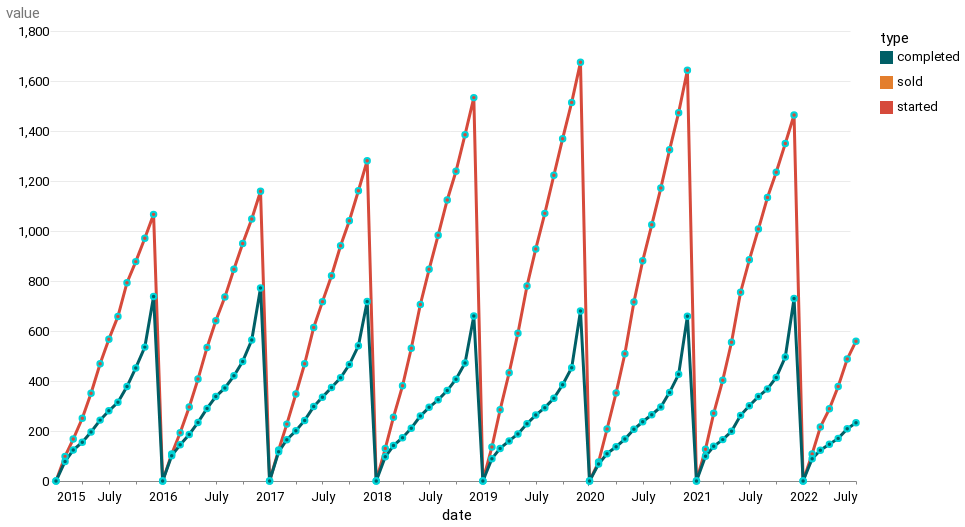

The notebook cell this image was saved under:
### Code cell
alt.Chart(df_long).mark_line(point=True).encode(
    x=alt.X("date"), y=alt.Y("value"), color="type"
)

### Figure 1 — Vega-Lite specification as saved in the notebook (floating-point values rounded to 4 significant figures; data arrays with more than 128 entries replaced by an {"elided": "..."} marker saying what was removed)
{"config": {"view": {"width": 800, "height": 450, "strokeOpacity": 0}, "background": "#ffffff", "title": {"anchor": "start", "font": "Summit Sans", "fontColor": "palette[\"black\"]", "fontSize": 18, "fontWeight": "normal"}, "arc": {"fill": "#00d4d8"}, "area": {"fill": "#00d4d8"}, "line": {"stroke": "#00d4d8", "strokeWidth": 3}, "path": {"stroke": "#00d4d8"}, "rect": {"fill": "#00d4d8"}, "shape": {"stroke": "#00d4d8"}, "bar": {"fill": "#00d4d8"}, "point": {"stroke": "#00d4d8"}, "symbol": {"fill": "#00d4d8", "size": 30}, "axis": {"titleFont": "Roboto", "titleFontSize": 15, "titleFontWeight": "normal", "labelFont": "Roboto, sans", "labelFontSize": 13, "labelFontWeight": "normal"}, "axisX": {"labelAngle": 0, "labelPadding": 6, "tickSize": 3, "grid": false}, "axisY": {"labelBaseline": "middle", "maxExtent": 45, "minExtent": 45, "titleAlign": "left", "titleAngle": 0, "titleX": -45, "titleY": -11, "domainOpacity": 0, "gridWidth": 0.6, "gridColor": "#dddddd", "offset": 6, "tickSize": 0, "titleColor": "#767676"}, "legend": {"titleFont": "Roboto", "titleFontSize": 15, "titleFontWeight": "normal", "symbolType": "square", "labelFont": "Roboto, sans", "labelFontSize": 13}, "range": {"category": ["#005f66", "#e37e2d", "#d64a3b", "#76b0ef", "#c1bc40"], "diverging": ["#e68a4f", "#f4bb6a", "#f9e39c", "#dadfe2", "#a6b7c6", "#849eae"], "heatmap": ["#7ff6f6", "#00eeef", "#00d4d8", "#00abb2", "#00848b", "#fbf2c7", "#00363d"], "ordinal": ["#7ff6f6", "#00eeef", "#00d4d8", "#00abb2", "#00848b", "#fbf2c7", "#00363d"], "ramp": ["#7ff6f6", "#00eeef", "#00d4d8", "#00abb2", "#00848b", "#fbf2c7", "#00363d"]}}, "data": {"name": "data-653e6c24be93bdd8976d3403374212ac"}, "mark": {"type": "line", "point": true}, "encoding": {"color": {"field": "type", "type": "nominal"}, "x": {"field": "date", "type": "temporal"}, "y": {"field": "value", "type": "quantitative"}}, "$schema": "https://vega.github.io/schema/vega-lite/v4.17.0.json", "datasets": {"data-653e6c24be93bdd8976d3403374212ac": {"elided": "273 records"}}}
